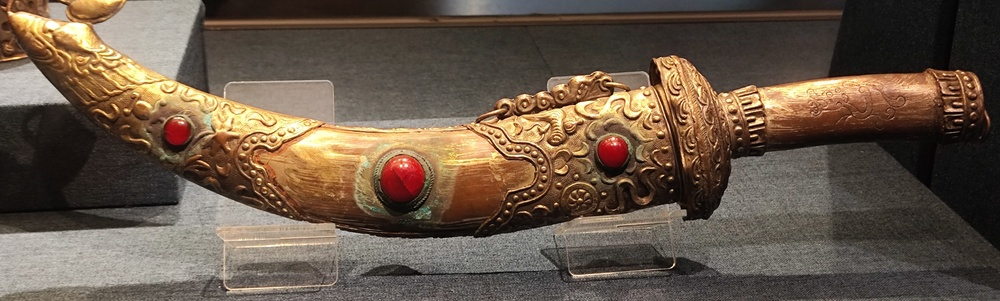
#> input picture images/Mat01.jpg, 1000 x 301 px, shrunk from 3470 x 1046 before the run, found by its file name
$ python 02-12.py
#> lines starting #> are read from the running program, lines starting #| are printed output that depends on the picture
# type: ignore
import cv2
import matplotlib.pyplot as plt
import numpy as np

img = cv2.imread("images/Mat01.jpg")
#> img is the input picture: shape (301, 1000, 3); mean B, G, R 72.5, 87.8, 104.3
if img is None:
    print("无法读取图像")
    exit()
gray = cv2.cvtColor(img, cv2.COLOR_BGR2GRAY)
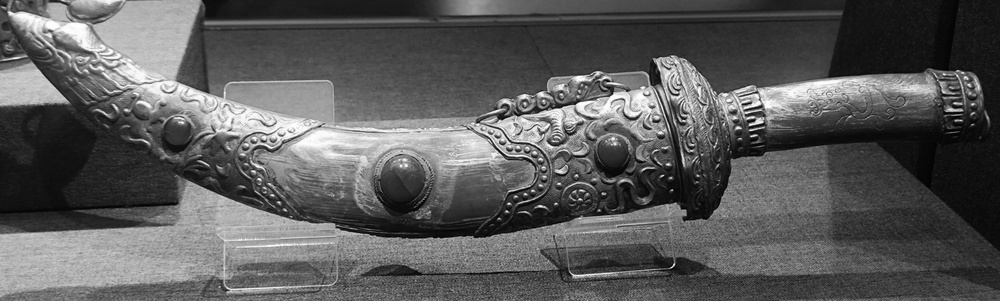
#> gray: shape (301, 1000); min 0, max 255, mean 91

# 傅里叶变换
f = np.fft.fft2(gray)
# 把低频移到图像中心（必须加，否则频谱看不清）
f_shift = np.fft.fftshift(f)

# 计算幅度谱（取对数让范围变小，方便显示）
magnitude_spectrum = 20 * np.log(np.abs(f_shift))
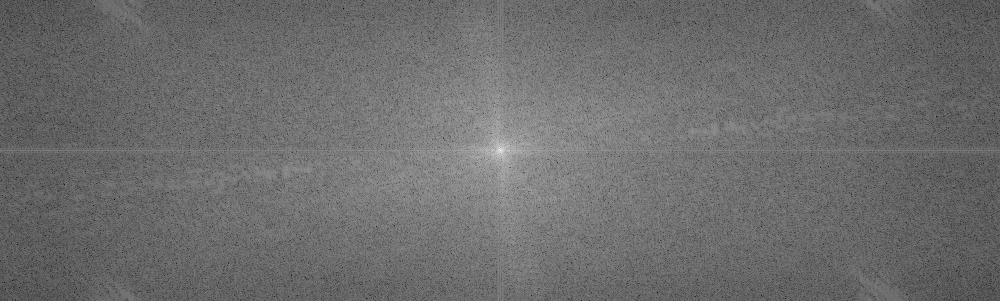
#> magnitude_spectrum: shape (301, 1000) float64; min 41.75, max 342.5, mean 170.4; drawn with min black and max white

# 3. 傅里叶逆变换
# 逆中心化
f_ishift = np.fft.ifftshift(f_shift)
# 逆变换
img_back = np.fft.ifft2(f_ishift)
img_back = np.abs(img_back)

# ===================== 4. 显示结果 =====================
plt.figure(figsize=(12, 4))

# 显示原图
plt.subplot(1, 3, 1)
plt.imshow(img, cmap="gray")
plt.title("Original Image")
plt.axis("off")

# 显示频谱
plt.subplot(1, 3, 2)
plt.imshow(magnitude_spectrum, cmap="gray")
plt.title("Frequency Spectrum")
plt.axis("off")

# 显示逆变换后的图像
plt.subplot(1, 3, 3)
plt.imshow(img_back, cmap="gray")
plt.title("Restored Image")
plt.axis("off")

plt.show()
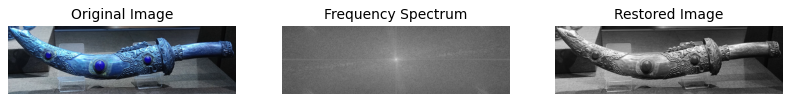
#> figure drawn by matplotlib, 3 panels; B, G, R data is drawn as R, G, B

$ run again, with images/Mat02.jpg copied over images/Mat01.jpg
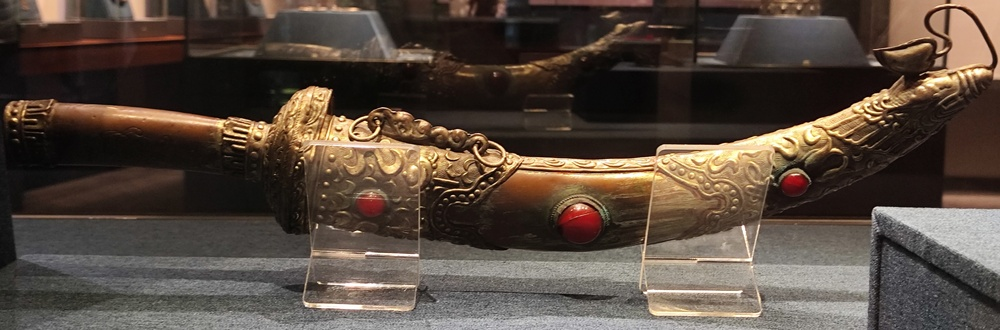
#> input picture images/Mat02.jpg, 1000 x 330 px, shrunk from 3266 x 1077 before the run, found by its file name
#> img is the input picture: shape (330, 1000, 3); mean B, G, R 62.9, 73.2, 86.4
#> `magnitude_spectrum = 20 * np.log(np.abs(f_shift))`:
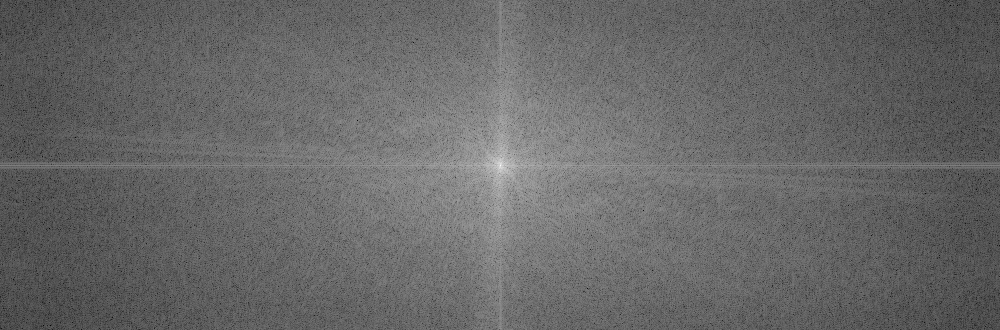
#> magnitude_spectrum: shape (330, 1000) float64; min 44.44, max 340.7, mean 164.6; drawn with min black and max white
#> `plt.show()`:
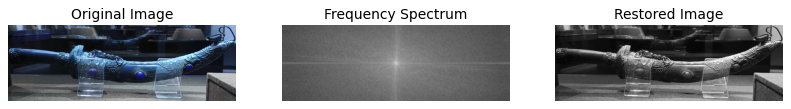
#> figure drawn by matplotlib, 3 panels; B, G, R data is drawn as R, G, B
